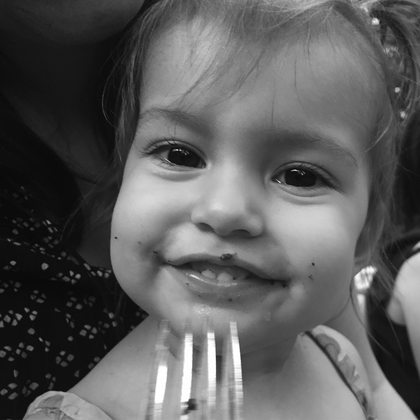
%> input picture PS5/bb.tiff, 420 x 420 px, shrunk from 1024 x 1024 before the run
$ octave testappxblockdct.m   (GNU Octave 9; MATLAB toolbox functions it lacks are replaced by stand-ins)
%> lines starting %> are read from the running program, lines starting %| are printed output that depends on the picture
### PS5/block_dct2_approx.m
%% Approximate Block DCT 2

function X_approx = block_dct2_approx(X, M)
    N = length(X);
    X_dct = zeros(N, N);
    blocksize = 8;
    numblocks = N / blocksize;


    % DCT
    X_dct = block_dct2(X);

    % Keep M coeff
    for i = 0:numblocks-1
        for j = 0:numblocks-1
            xb = X_dct(i*blocksize + 1:i*blocksize+blocksize, j*blocksize + 1:j*blocksize+blocksize);
            ind_arr = jpgzzind(blocksize, blocksize);
            discard_ind = ind_arr(M+1:end);
            xb(discard_ind) = 0;
            X_dct(i*blocksize + 1:i*blocksize+blocksize, j*blocksize + 1:j*blocksize+blocksize) = xb;
        end
    end

    % iDCT
    X_approx = iblock_dct2(X_dct);

end

### PS5/block_dct2.m
%% Block DCT 2

function X_dct = block_dct2(X)
    N = length(X);
    X_dct = zeros(N, N);
    blocksize = 8;
    numblocks = N / blocksize;

%     fun = @(block_struct) dct2(block_struct.data);
%     X_dct = blockproc(X, [blocksize blocksize], fun);

    for i = 0:numblocks - 1
        for j = 0:numblocks - 1
            X_dct(i*blocksize + 1:i*blocksize+blocksize, j*blocksize + 1:j*blocksize+blocksize) = dct2(X(i*blocksize + 1:i*blocksize+blocksize, j*blocksize + 1:j*blocksize+blocksize));
        end
    end
end

### PS5/iblock_dct2.m
%% Block iDCT 2

function X = iblock_dct2(X_dct)
    N = length(X_dct);
    X = zeros(N, N);
    blocksize = 8;
    numblocks = N / blocksize;

%     fun = @(block_struct) idct2(block_struct.data);
%     X = blockproc(X_dct, [blocksize blocksize], fun);

    for i = 0:numblocks - 1
        for j = 0:numblocks - 1
            X(i*blocksize + 1:i*blocksize+blocksize, j*blocksize + 1:j*blocksize+blocksize) = idct2(X_dct(i*blocksize + 1:i*blocksize+blocksize, j*blocksize + 1:j*blocksize+blocksize));
        end
    end
end

### PS5/testappxblockdct.m
%% Test Approx Block DCT

X = im2double(imread('bb.tiff'));
%> X: size 420x420 double; min 0.0314, max 1, mean 0.361
M = 3

X_appx = block_dct2_approx(X, M);
%> after the loop in block_dct2, `for i = 0:numblocks - 1`:
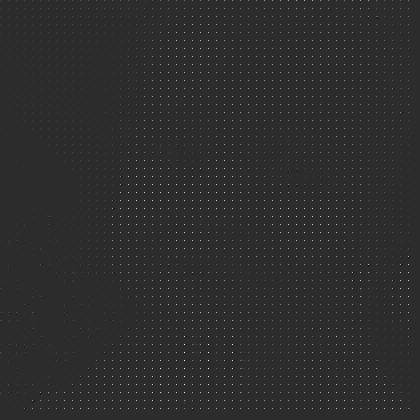
%> X_dct: size 420x420 double; min -1.69, max 7.92, mean 0.0436; drawn with min black and max white
%> after the loop in block_dct2_approx, `for i = 0:numblocks-1`: xb = [3.27 1.72 0 0 0 0 0 0; -1.06 0 0 0 0 0 0 0; 0 0 0 0 0 0 0 0; 0 0 0 0 0 0 0 0; 0 0 0 0 0 0 0 0; 0 0 0 0 0 0 0 0; 0 0 0 0 0 0 0 0; 0 0 0 0 0 0 0 0]
%> after the loop in iblock_dct2, `for i = 0:numblocks - 1`:
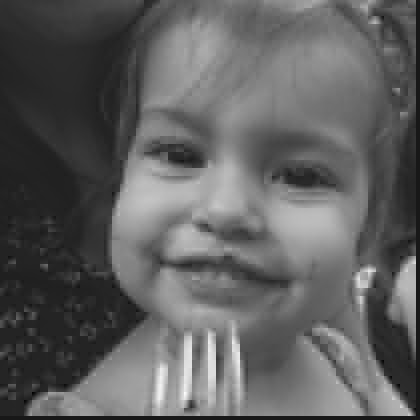
%> X: size 420x420 double; min -0.122, max 1.14, mean 0.352; drawn with min black and max white
imshow(X_appx);
